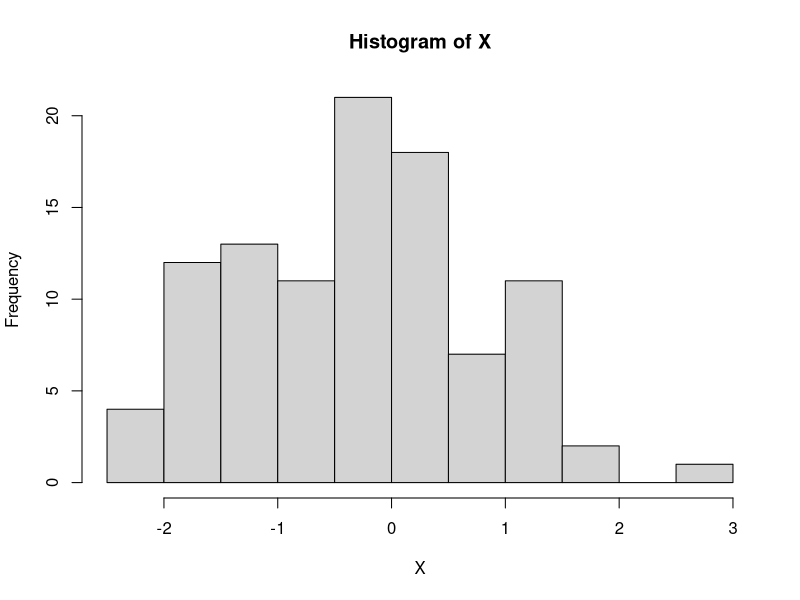
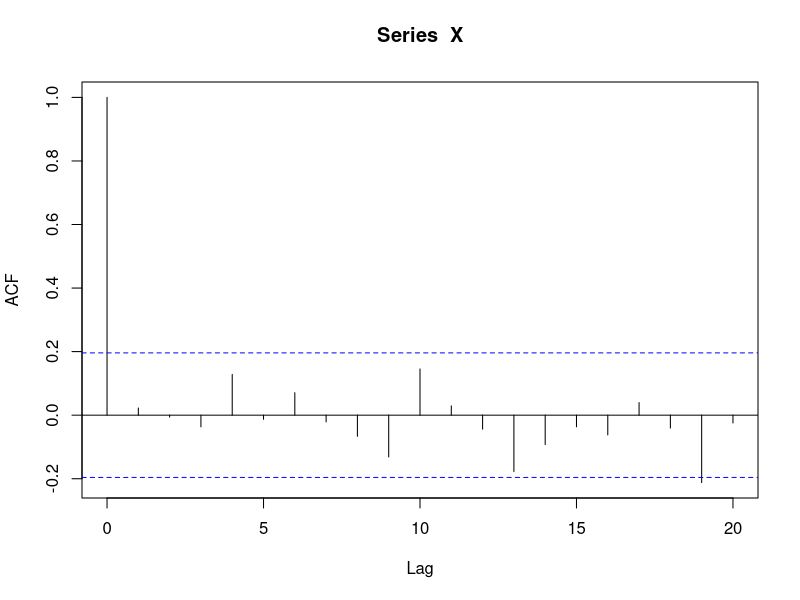
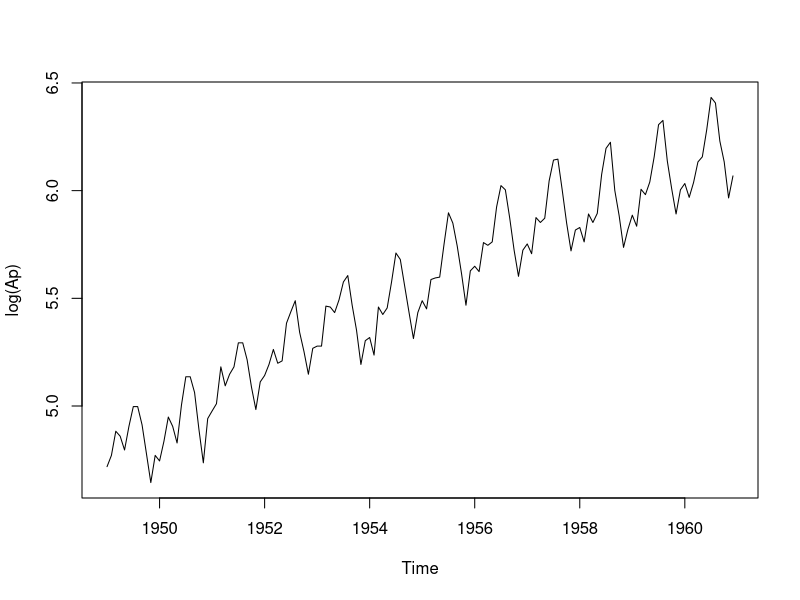
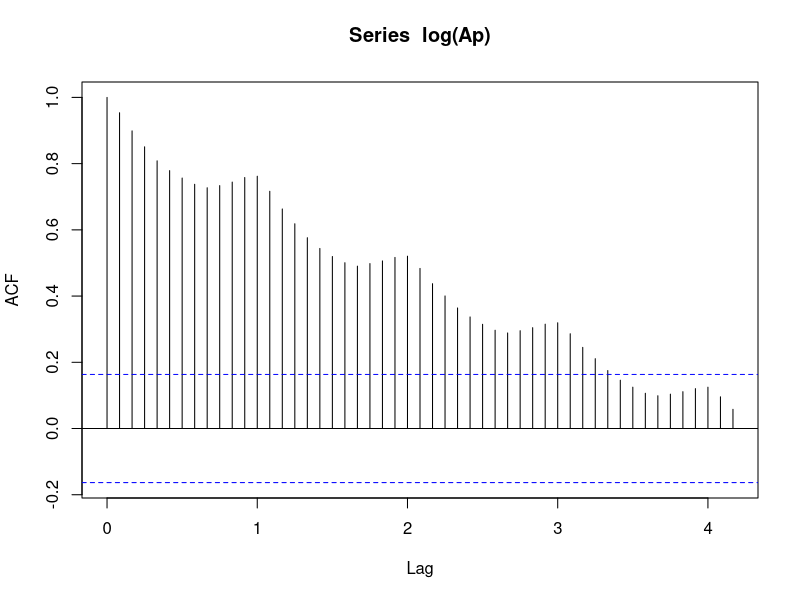
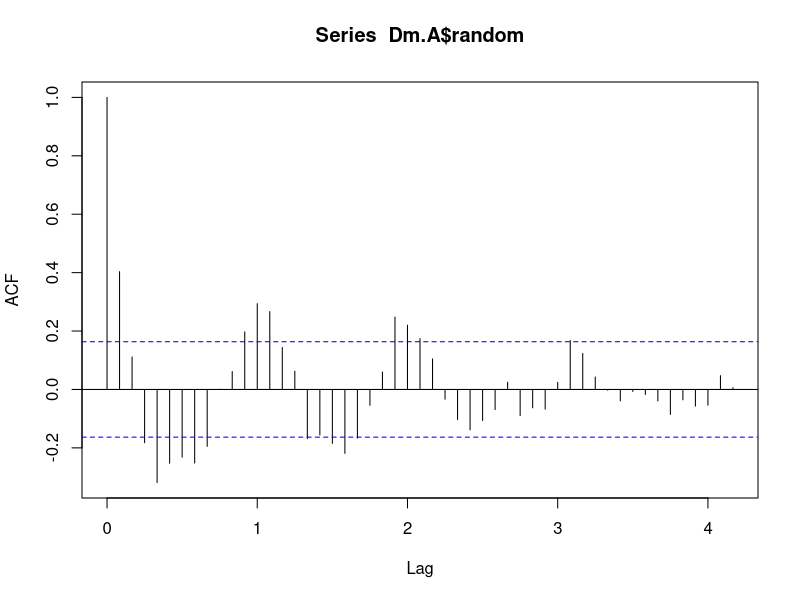
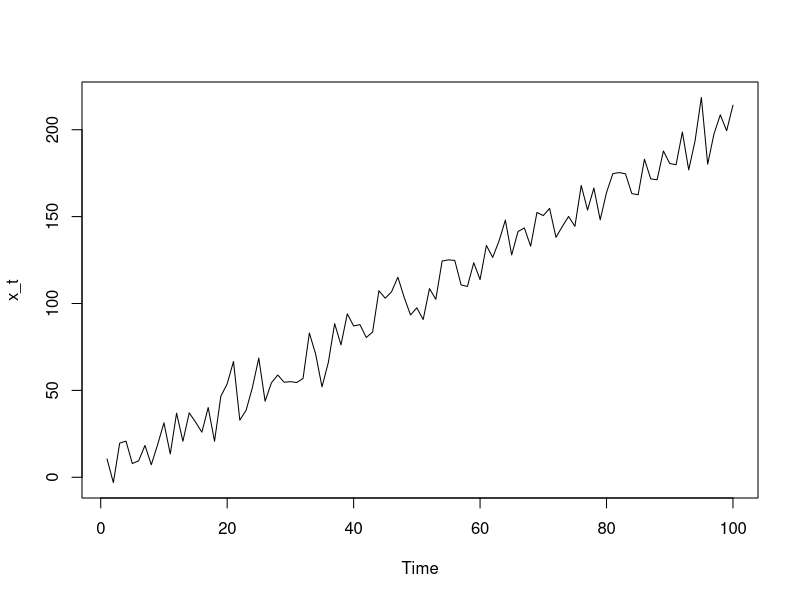
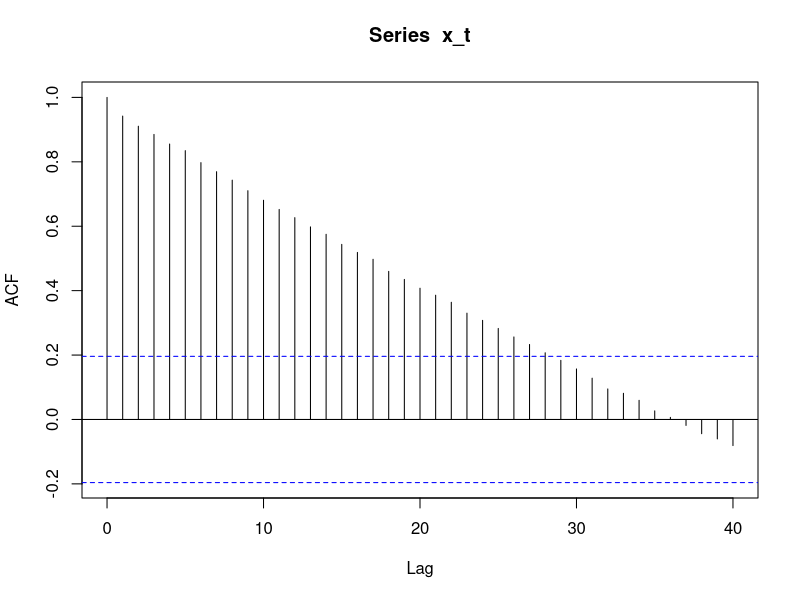
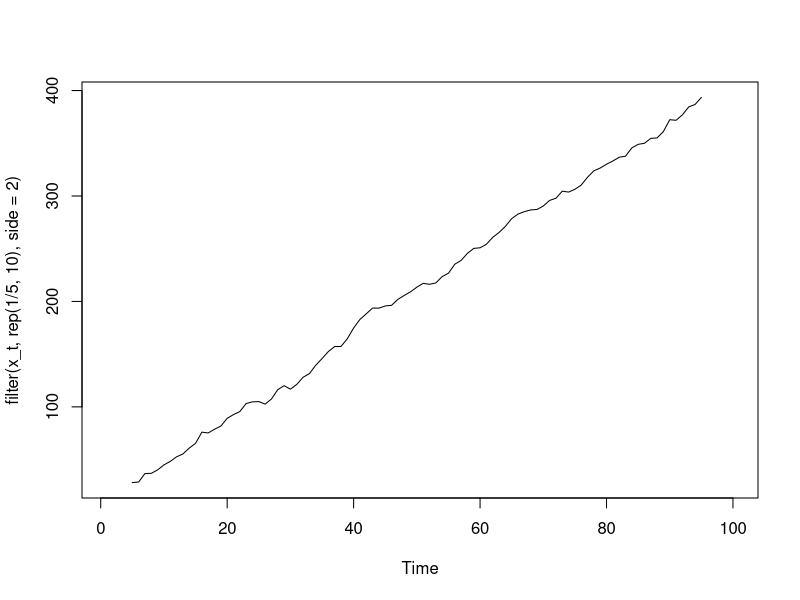

The R source for these figures, in order:
# Selected R exercises from Autocorrelation-Adjustment.ipynb

# White noise and autocorrelation.
X <- rnorm(100)
hist(X)
acf(X)

# AirPassengers: log transform and decomposition.
Ap <- AirPassengers
plot(log(Ap))
acf(log(Ap), 50)
Dm.A <- decompose(Ap, "multiplicative")
acf(Dm.A$random, 50, na.action = na.pass)

# Trend plus noise and moving-average smoothing.
t <- 1:100
e_t <- rnorm(100)
x_t <- 2 * t + 2 + 10 * e_t
ts.plot(x_t)
acf(x_t, 40)
plot(filter(x_t, rep(1 / 5, 10), side = 2))

# Standard normal series and a random walk.
x <- rnorm(1000)
ts.plot(x)
acf(x)

set.seed(100)
e <- rnorm(1000)
rw <- numeric(1000)
for (i in 2:1000) rw[i] <- rw[i - 1] + e[i]
ts.plot(rw)
acf(rw, 100)
